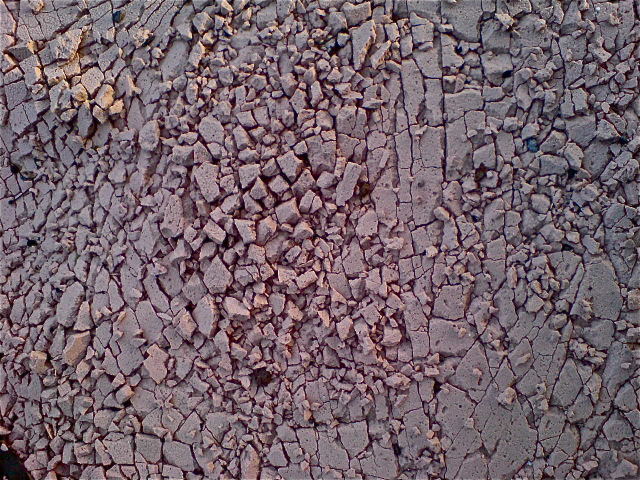
#> input picture Exercise IULI/STANLEY/Interesting Textures.jpg, 1280 x 960 px, given in place of the camera (shown at 1/2 size)
$ python '13. Canny with Live Video.py'
#> lines starting #> are read from the running program, lines starting #| are printed output that depends on the picture; after the words box and inside, x2 and y2 are one past the last pixel; in counts of white or black regions, pixels touching at a corner belong together
# -*- coding: utf-8 -*-
"""
Created on Tue Mar 06 13:20:51 2018

@author: Hexidaz
"""

import cv2 as cv
import numpy as np

camera = cv.VideoCapture(0)

while(1):
   _, frame = camera.read()
#> frame is the input picture: shape (960, 1280, 3); mean B, G, R 107.8, 99.2, 116.8

   grayscale = cv.cvtColor(frame, cv.COLOR_BGR2GRAY)
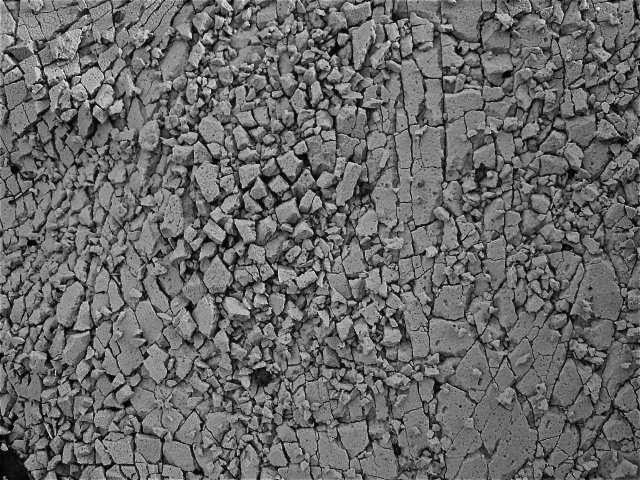
#> grayscale: shape (960, 1280) (shown at 1/2 size); min 0, max 254, mean 105.5
   height, width = grayscale.shape
#> height = 960; width = 1280
   canny = cv.Canny(grayscale,100,200)
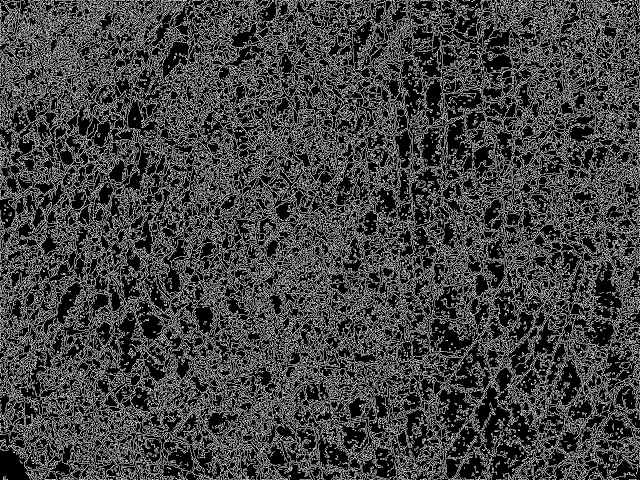
#> canny: shape (960, 1280) (shown at 1/2 size); 25.8% white in thin lines or dots

   cv.imshow("Original", frame)
   cv.imshow("Gray Scale", grayscale)
   cv.imshow("Canny", canny)

   grayscale = cv.cvtColor(grayscale, cv.COLOR_GRAY2BGR)
#> grayscale: shape (960, 1280, 3)
   canny = cv.cvtColor(canny, cv.COLOR_GRAY2BGR)
#> canny: shape (960, 1280, 3); 25.8% white in thin lines or dots

   combined = np.zeros((height,width,3),np.uint8)
   combined[0:height, 0:213] = frame[0:height, 0:213]
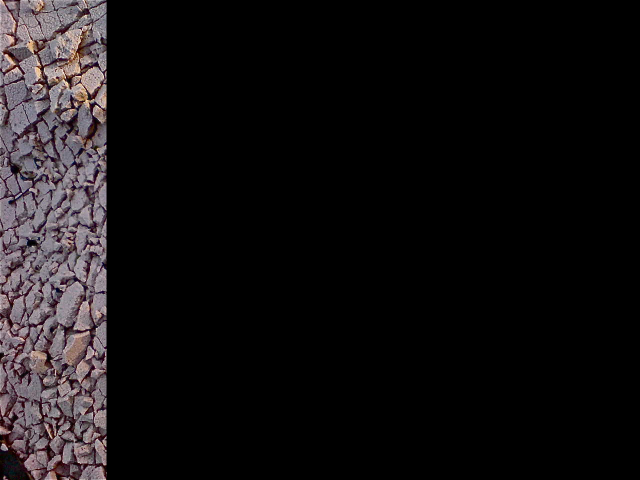
#> combined: shape (960, 1280, 3) (shown at 1/2 size); mean B, G, R 17.9, 16.7, 19.4
   combined[0:height, 214:426] = grayscale[0:height, 214:426]
   combined[0:height, 427:640] = canny[0:height, 427:640]
   cv.putText(combined,'Normal',(10,45), cv.FONT_HERSHEY_SIMPLEX, 1.65, 255, 2)
   cv.putText(combined,'Gray',(260,45), cv.FONT_HERSHEY_SIMPLEX, 1.65, 255, 2)
   cv.putText(combined,'Canny',(460,45), cv.FONT_HERSHEY_SIMPLEX, 1.65, 255, 2)
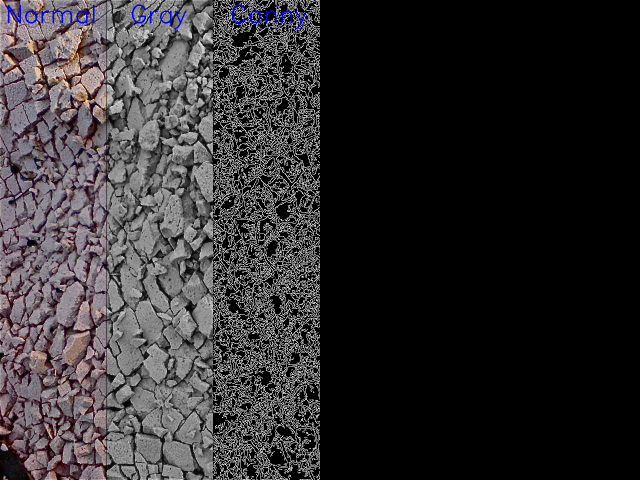
#> combined: shape (960, 1280, 3) (shown at 1/2 size); mean B, G, R 48.6, 46.8, 49.5
   combined = cv.resize(combined, (1280, 960))
   cv.imshow('Combined', combined)

   k=cv.waitKey(5) & 0xFF
#> (key Esc is pressed here)
   if k==27:
       camera.release()
       break

cv.destroyAllWindows()
